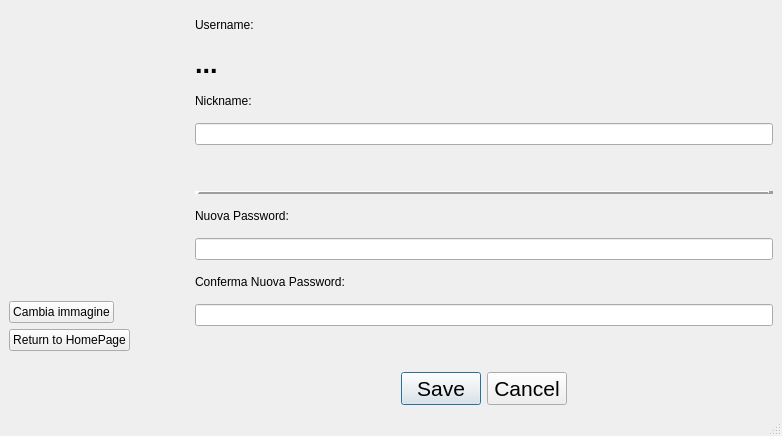
<?xml version="1.0" encoding="UTF-8"?>
<ui version="4.0">
 <class>ProfilePage</class>
 <widget class="QMainWindow" name="ProfilePage">
  <property name="geometry">
   <rect>
    <x>0</x>
    <y>0</y>
    <width>782</width>
    <height>436</height>
   </rect>
  </property>
  <property name="sizePolicy">
   <sizepolicy hsizetype="Preferred" vsizetype="Preferred">
    <horstretch>0</horstretch>
    <verstretch>0</verstretch>
   </sizepolicy>
  </property>
  <property name="windowTitle">
   <string>MainWindow</string>
  </property>
  <widget class="QWidget" name="centralwidget">
   <layout class="QHBoxLayout" name="horizontalLayout_2">
    <item>
     <layout class="QVBoxLayout" name="verticalLayout_2">
      <item>
       <layout class="QHBoxLayout" name="horizontalLayout">
        <item>
         <spacer name="horizontalSpacer_2">
          <property name="orientation">
           <enum>Qt::Horizontal</enum>
          </property>
          <property name="sizeType">
           <enum>QSizePolicy::Maximum</enum>
          </property>
          <property name="sizeHint" stdset="0">
           <size>
            <width>40</width>
            <height>20</height>
           </size>
          </property>
         </spacer>
        </item>
        <item>
         <widget class="QLabel" name="accountImage">
          <property name="sizePolicy">
           <sizepolicy hsizetype="Fixed" vsizetype="Fixed">
            <horstretch>0</horstretch>
            <verstretch>0</verstretch>
           </sizepolicy>
          </property>
          <property name="minimumSize">
           <size>
            <width>180</width>
            <height>180</height>
           </size>
          </property>
          <property name="baseSize">
           <size>
            <width>0</width>
            <height>0</height>
           </size>
          </property>
          <property name="text">
           <string/>
          </property>
          <property name="scaledContents">
           <bool>false</bool>
          </property>
         </widget>
        </item>
        <item>
         <spacer name="horizontalSpacer">
          <property name="orientation">
           <enum>Qt::Horizontal</enum>
          </property>
          <property name="sizeType">
           <enum>QSizePolicy::Maximum</enum>
          </property>
          <property name="sizeHint" stdset="0">
           <size>
            <width>40</width>
            <height>20</height>
           </size>
          </property>
         </spacer>
        </item>
       </layout>
      </item>
      <item>
       <layout class="QVBoxLayout" name="verticalLayout_3">
        <property name="spacing">
         <number>6</number>
        </property>
        <property name="sizeConstraint">
         <enum>QLayout::SetDefaultConstraint</enum>
        </property>
        <item>
         <widget class="QPushButton" name="pushButton_changeImage">
          <property name="sizePolicy">
           <sizepolicy hsizetype="Maximum" vsizetype="Maximum">
            <horstretch>0</horstretch>
            <verstretch>0</verstretch>
           </sizepolicy>
          </property>
          <property name="minimumSize">
           <size>
            <width>0</width>
            <height>0</height>
           </size>
          </property>
          <property name="layoutDirection">
           <enum>Qt::LeftToRight</enum>
          </property>
          <property name="text">
           <string>Cambia immagine</string>
          </property>
         </widget>
        </item>
        <item>
         <widget class="QPushButton" name="pushButton_returnToHome">
          <property name="sizePolicy">
           <sizepolicy hsizetype="Maximum" vsizetype="Maximum">
            <horstretch>0</horstretch>
            <verstretch>0</verstretch>
           </sizepolicy>
          </property>
          <property name="layoutDirection">
           <enum>Qt::LeftToRight</enum>
          </property>
          <property name="text">
           <string>Return to HomePage</string>
          </property>
         </widget>
        </item>
       </layout>
      </item>
     </layout>
    </item>
    <item>
     <layout class="QVBoxLayout" name="verticalLayout">
      <item>
       <widget class="QLabel" name="label_username">
        <property name="text">
         <string>Username: </string>
        </property>
       </widget>
      </item>
      <item>
       <widget class="QLabel" name="username">
        <property name="font">
         <font>
          <pointsize>20</pointsize>
          <weight>75</weight>
          <bold>true</bold>
         </font>
        </property>
        <property name="lineWidth">
         <number>1</number>
        </property>
        <property name="text">
         <string>...</string>
        </property>
       </widget>
      </item>
      <item>
       <widget class="QLabel" name="label_nick">
        <property name="text">
         <string>Nickname: </string>
        </property>
       </widget>
      </item>
      <item>
       <widget class="QLineEdit" name="nickname">
        <property name="enabled">
         <bool>true</bool>
        </property>
       </widget>
      </item>
      <item>
       <spacer name="verticalSpacer">
        <property name="orientation">
         <enum>Qt::Vertical</enum>
        </property>
        <property name="sizeType">
         <enum>QSizePolicy::Minimum</enum>
        </property>
        <property name="sizeHint" stdset="0">
         <size>
          <width>20</width>
          <height>40</height>
         </size>
        </property>
       </spacer>
      </item>
      <item>
       <widget class="Line" name="line">
        <property name="sizePolicy">
         <sizepolicy hsizetype="Expanding" vsizetype="Fixed">
          <horstretch>0</horstretch>
          <verstretch>0</verstretch>
         </sizepolicy>
        </property>
        <property name="maximumSize">
         <size>
          <width>16777215</width>
          <height>3</height>
         </size>
        </property>
        <property name="font">
         <font>
          <pointsize>16</pointsize>
          <weight>75</weight>
          <bold>true</bold>
         </font>
        </property>
        <property name="frameShadow">
         <enum>QFrame::Raised</enum>
        </property>
        <property name="lineWidth">
         <number>5</number>
        </property>
        <property name="orientation">
         <enum>Qt::Horizontal</enum>
        </property>
       </widget>
      </item>
      <item>
       <widget class="QLabel" name="label_pasw">
        <property name="text">
         <string>Nuova Password:</string>
        </property>
       </widget>
      </item>
      <item>
       <widget class="QLineEdit" name="password">
        <property name="echoMode">
         <enum>QLineEdit::Password</enum>
        </property>
       </widget>
      </item>
      <item>
       <widget class="QLabel" name="label_confirm_password">
        <property name="text">
         <string>Conferma Nuova Password: </string>
        </property>
       </widget>
      </item>
      <item>
       <widget class="QLineEdit" name="confirmPassword">
        <property name="echoMode">
         <enum>QLineEdit::Password</enum>
        </property>
       </widget>
      </item>
      <item>
       <spacer name="verticalSpacer_2">
        <property name="orientation">
         <enum>Qt::Vertical</enum>
        </property>
        <property name="sizeType">
         <enum>QSizePolicy::Minimum</enum>
        </property>
        <property name="sizeHint" stdset="0">
         <size>
          <width>20</width>
          <height>40</height>
         </size>
        </property>
       </spacer>
      </item>
      <item>
       <widget class="QDialogButtonBox" name="buttonBox_ok_cancel">
        <property name="sizePolicy">
         <sizepolicy hsizetype="Expanding" vsizetype="Fixed">
          <horstretch>0</horstretch>
          <verstretch>0</verstretch>
         </sizepolicy>
        </property>
        <property name="font">
         <font>
          <pointsize>16</pointsize>
          <weight>50</weight>
          <bold>false</bold>
          <underline>false</underline>
          <strikeout>false</strikeout>
         </font>
        </property>
        <property name="autoFillBackground">
         <bool>false</bool>
        </property>
        <property name="inputMethodHints">
         <set>Qt::ImhNone</set>
        </property>
        <property name="orientation">
         <enum>Qt::Horizontal</enum>
        </property>
        <property name="standardButtons">
         <set>QDialogButtonBox::Cancel|QDialogButtonBox::Save</set>
        </property>
        <property name="centerButtons">
         <bool>true</bool>
        </property>
       </widget>
      </item>
     </layout>
    </item>
   </layout>
  </widget>
  <widget class="QMenuBar" name="menubar">
   <property name="geometry">
    <rect>
     <x>0</x>
     <y>0</y>
     <width>782</width>
     <height>22</height>
    </rect>
   </property>
  </widget>
  <widget class="QStatusBar" name="statusBar"/>
 </widget>
 <resources/>
 <connections/>
</ui>
